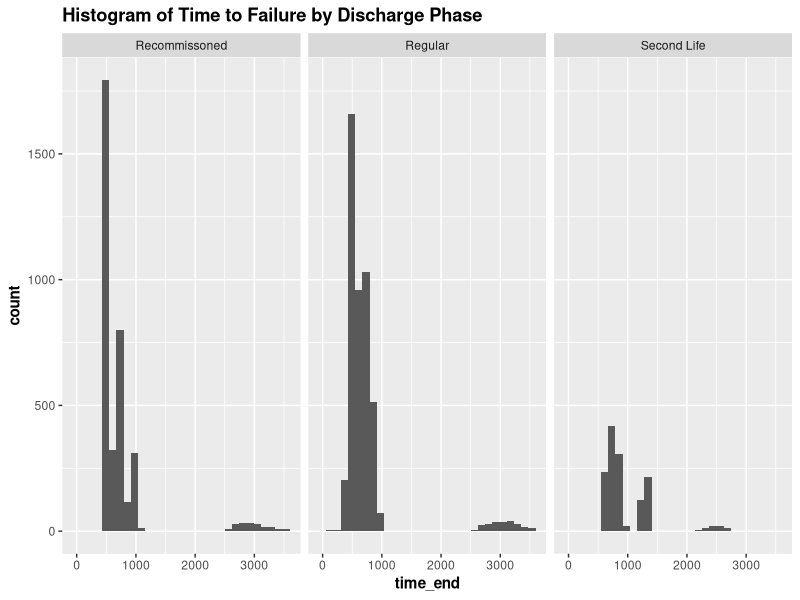
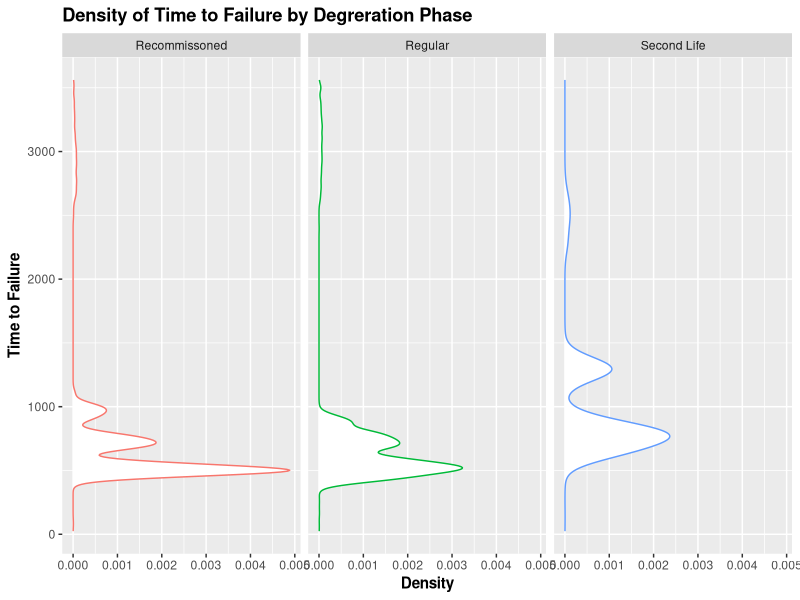
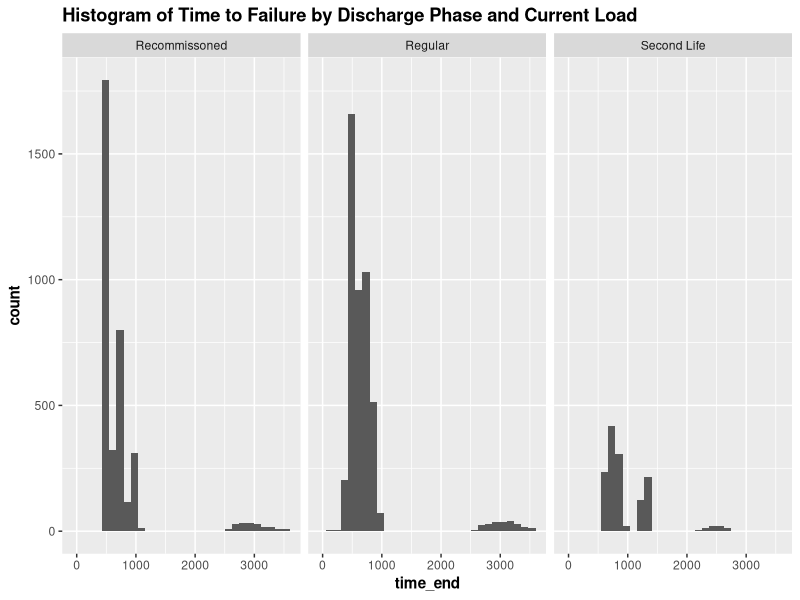
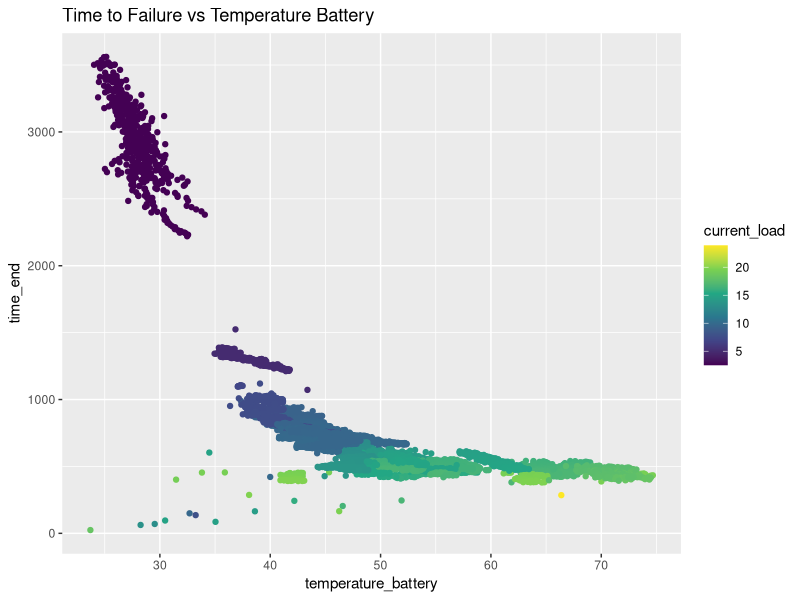
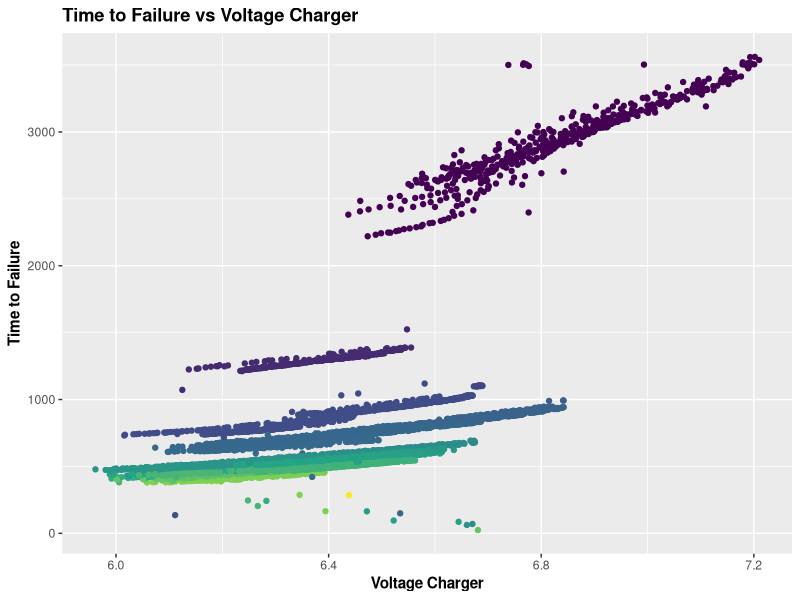
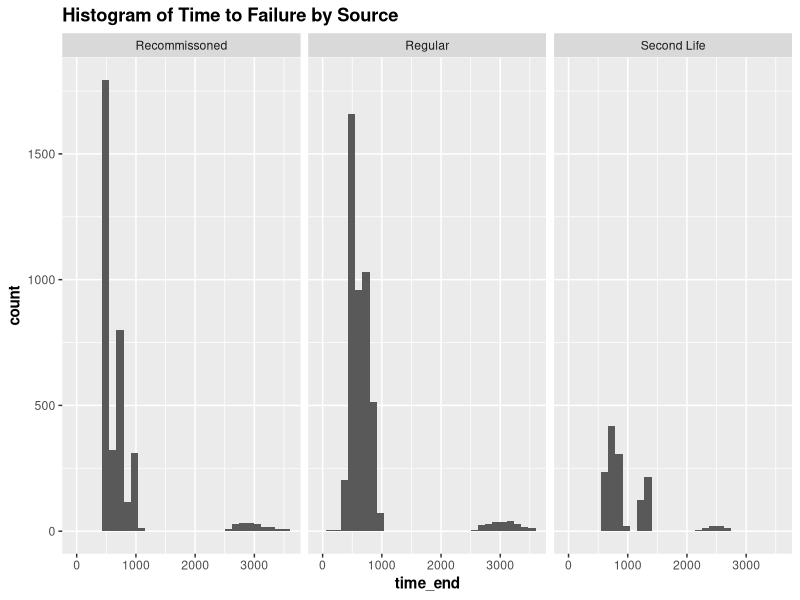
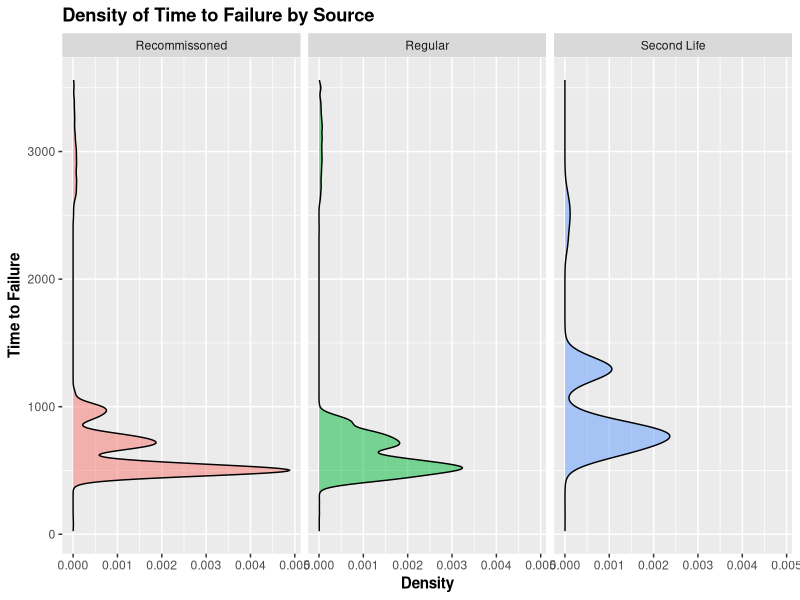
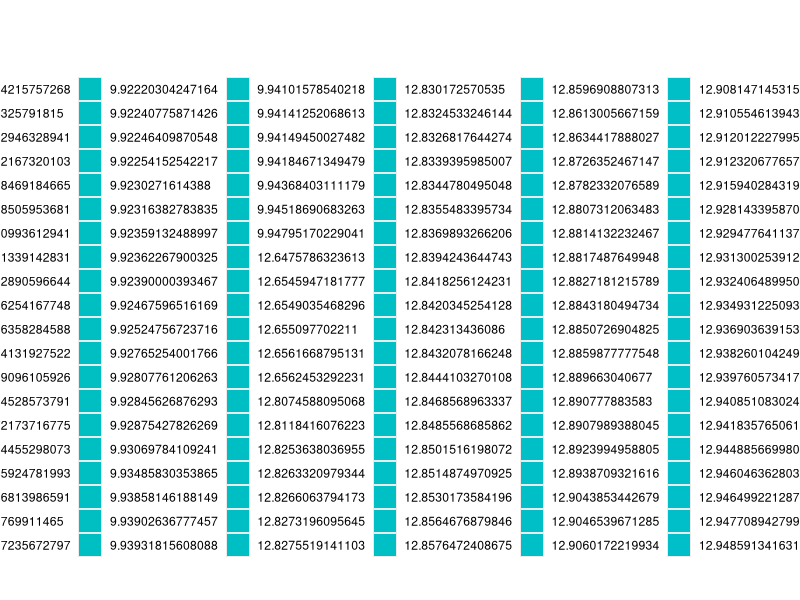

Write R code to recreate these figures, in order. (Note: this script raises an error after producing the figures.)
## ---- chunk 1
library(fitdistrplus)
library(survminer)
library(tidyverse)
library(ggplot2)
library(survival)
library(skimr)
library(grid)
library(gridExtra)
## ---- chunk 2
ROOT = 'C://Users//corma//Documents//GitHub//18650-Accelerated-Battery-Life-Testing//'
# read in regular.csv
regular = read_csv('../regular.csv')
second_life = read_csv('../second.csv')
recommish = read_csv('../recommissioned.csv')

# create a big data set with all the data and a new row indicating the source
regular$source = 'Regular'
second_life$source = 'Second Life'
recommish$source = 'Recommissoned'
big = rbind(regular, second_life, recommish)
# filter out temps < 0
big = big %>% filter(temperature_battery > 0)
# drop times at 0
big = big %>% filter(time_end > 10)
## ---- chunk 3
colnames(regular)
## ---- chunk 4

## ---- chunk 5
# plot a histogram of time_end facetted by dischargePhase
ggplot(big, aes(x = time_end)) +
  geom_histogram(bins = 30) +
  facet_wrap(~source) +
  ggtitle("Histogram of Time to Failure by Discharge Phase") +
        # bold the title and the axis labels
    theme(plot.title = element_text(face = "bold"),
          axis.title = element_text(face = "bold"))
## ---- chunk 6
# recreae the above histogram but with a density plot
ggplot(big, aes(y = time_end)) +
  geom_density(aes(color = source), fill = "white") +
  ggtitle("Density of Time to Failure by Degreration Phase") +
  # rename the x and y axis
    labs(x = "Density", y = "Time to Failure") +
  facet_wrap(~source) +
  theme(plot.title = element_text(face = "bold"),
        axis.title = element_text(face = "bold"), legend.position = "none")
## ---- chunk 7
# recreate the above histogram but color by current_load
ggplot(big, aes(x = time_end, fill = current_load)) +
  geom_histogram(bins = 30) +
  facet_wrap(~source) +
  ggtitle("Histogram of Time to Failure by Discharge Phase and Current Load") +
  theme(plot.title = element_text(face = "bold"),
        axis.title = element_text(face = "bold"))
## ---- chunk 8
ggplot(big, aes(x =temperature_battery, y = time_end, color= current_load)) +
  geom_point() + # color magma
  scale_color_viridis_c() +
  ggtitle("Time to Failure vs Temperature Battery")
## ---- chunk 9
# now do voltage_charger
ggplot(big, aes(x =voltage_charger, y = time_end, color= current_load)) +
  geom_point() + # color magma
  scale_color_viridis_c() +
  #rename the x and y axis
    labs(x = "Voltage Charger", y = "Time to Failure") +
  ggtitle("Time to Failure vs Voltage Charger") +
theme(plot.title = element_text(face = "bold"),
        axis.title = element_text(face = "bold"), legend.position = "none")
## ---- chunk 10
# Assuming `big` is the combined dataset
# 1. Histogram of time_end facetted by source
ggplot(big, aes(x = time_end)) +
  geom_histogram(bins = 30) +
  facet_wrap(~source) +
  ggtitle("Histogram of Time to Failure by Source") +
  theme(plot.title = element_text(face = "bold"),
        axis.title = element_text(face = "bold"))

## ---- chunk 11

# 2. Density plot of time_end facetted by source
ggplot(big, aes(y = time_end, fill = source)) +
  geom_density(alpha = 0.5) +
  facet_wrap(~source) +
  ggtitle("Density of Time to Failure by Source") +
  labs(x = "Density", y = "Time to Failure") +
  theme(plot.title = element_text(face = "bold"),
        axis.title = element_text(face = "bold"), legend.position = "none")

## ---- chunk 12

# 3. Histogram of time_end colored by current_load and facetted by source
ggplot(big, aes(x = time_end, fill = as.factor(current_load))) +
  geom_histogram(bins = 30) +
  facet_wrap(~source) +
  ggtitle("Histogram of Time to Failure by Source and Current Load") +
  theme(plot.title = element_text(face = "bold"),
        axis.title = element_text(face = "bold"))

## ---- chunk 13

# 4. Scatter plot of temperature_battery vs time_end colored by current_load
ggplot(big, aes(x = temperature_battery, y = time_end, color = as.factor(current_load))) +
  geom_point() +
  scale_color_viridis_c() +
  ggtitle("Time to Failure vs Temperature Battery") +
  theme(plot.title = element_text(face = "bold"),
        axis.title = element_text(face = "bold"))

## ---- chunk 14

# 5. Scatter plot of voltage_charger vs time_end colored by current_load
ggplot(big, aes(x = voltage_charger, y = time_end, color = as.factor(current_load))) +
  geom_point() +
  scale_color_viridis_c() +
  ggtitle("Time to Failure vs Voltage Charger") +
  theme(plot.title = element_text(face = "bold"),
        axis.title = element_text(face = "bold"))

## ---- chunk 15

# 6. Boxplot of time_end grouped by dischargePhase
ggplot(big, aes(x = as.factor(dischargePhase), y = time_end)) +
  geom_boxplot() +
  ggtitle("Boxplot of Time to Failure by Discharge Phase") +
  theme(plot.title = element_text(face = "bold"),
        axis.title = element_text(face = "bold"))

## ---- chunk 16

# 7. Boxplot of temperature_battery grouped by dischargePhase
ggplot(big, aes(x = as.factor(dischargePhase), y = temperature_battery)) +
  geom_boxplot() +
  ggtitle("Boxplot of Temperature Battery by Discharge Phase") +
  theme(plot.title = element_text(face = "bold"),
        axis.title = element_text(face = "bold"))


## ---- chunk 17
# 8. Boxplot of voltage_charger grouped by dischargePhase
ggplot(big, aes(x = as.factor(dischargePhase), y = voltage_charger)) +
  geom_boxplot() +
  ggtitle("Boxplot of Voltage Charger by Discharge Phase") +
  theme(plot.title = element_text(face = "bold"),
        axis.title = element_text(face = "bold"))
